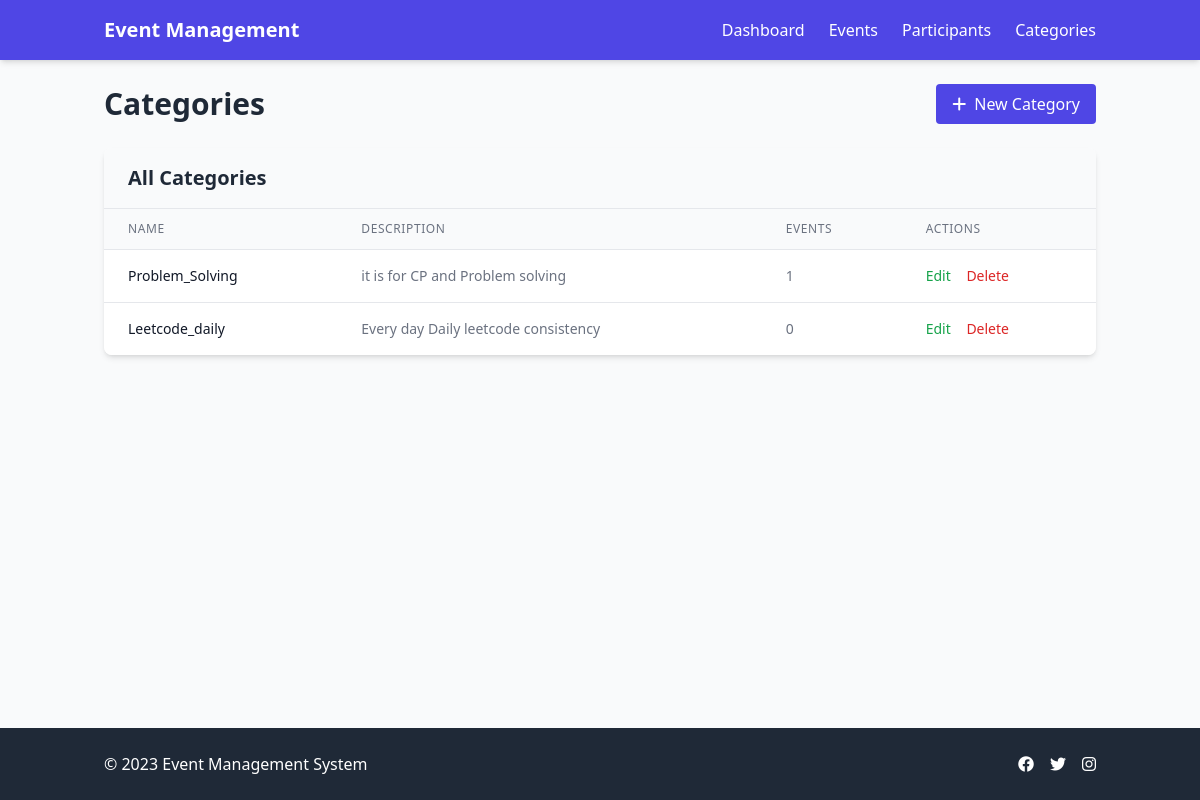
Page /categories/ on the committed database.
### events/models.py (models this page shows, shortened)
class Category(models.Model):
    name = models.CharField(max_length=100)
    description = models.TextField()
    class Meta:
        verbose_name_plural = "Categories"

### events/views.py (the view)
# urls.py: path('categories/', views.category_list, name='category_list'),
def category_list(request):
    categories = Category.objects.all().annotate(event_count=Count('events'))
    context = {
        'categories': categories,
    }
    return render(request, 'category_list.html', context)

### events/templates/category_list.html (shortened to what this page needs)
{% extends 'base.html' %}
{% block content %}
<div class="space-y-6">
    <div class="flex justify-between items-center">
        <h1 class="text-2xl md:text-3xl font-bold text-gray-800">Categories</h1>
        <a href="{% url 'category_create' %}" class="bg-indigo-600 hover:bg-indigo-700 text-white font-medium py-2 px-4 rounded transition">
            <i class="fas fa-plus mr-2"></i>New Category
        </a>
    </div>
    <div class="bg-white rounded-lg shadow-md overflow-hidden">
        <div class="bg-gray-50 px-6 py-4 border-b">
            <h2 class="text-xl font-semibold text-gray-800">All Categories</h2>
        </div>
        {% if categories %}
        <div class="overflow-x-auto">
            <table class="min-w-full divide-y divide-gray-200">
                <thead class="bg-gray-50">
                    <tr>
                        <th class="px-6 py-3 text-left text-xs font-medium text-gray-500 uppercase tracking-wider">Name</th>
                        <th class="px-6 py-3 text-left text-xs font-medium text-gray-500 uppercase tracking-wider">Description</th>
                        <th class="px-6 py-3 text-left text-xs font-medium text-gray-500 uppercase tracking-wider">Events</th>
                        <th class="px-6 py-3 text-left text-xs font-medium text-gray-500 uppercase tracking-wider">Actions</th>
                    </tr>
                </thead>
                <tbody class="bg-white divide-y divide-gray-200">
                    {% for category in categories %}
                    <tr class="hover:bg-gray-50">
                        <td class="px-6 py-4 whitespace-nowrap">
                            <div class="text-sm font-medium text-gray-900">{{ category.name }}</div>
                        </td>
                        <td class="px-6 py-4">
                            <div class="text-sm text-gray-500">{{ category.description|truncatechars:100 }}</div>
                        </td>
                        <td class="px-6 py-4 whitespace-nowrap text-sm text-gray-500">
                            {{ category.event_count }}
                        </td>
                        <td class="px-6 py-4 whitespace-nowrap text-sm font-medium">
                            <a href="{% url 'category_update' category.id %}" class="text-green-600 hover:text-green-900 mr-3">Edit</a>
                            <a href="{% url 'category_delete' category.id %}" class="text-red-600 hover:text-red-900">Delete</a>
                        </td>
                    </tr>
                    {% endfor %}
                </tbody>
            </table>
        </div>
        {% else %}
        <div class="p-6 text-center text-gray-500">
            <p>No categories found. <a href="{% url 'category_create' %}" class="text-indigo-600 hover:underline">Create a new category</a>.</p>
        </div>
        {% endif %}
    </div>
</div>
{% endblock %}

### rows in the picture
Category: name "Problem_Solving", description "it is for CP and Problem solving", event_count "1"
Category: name "Leetcode_daily", description "Every day Daily leetcode consistency", event_count "0"
